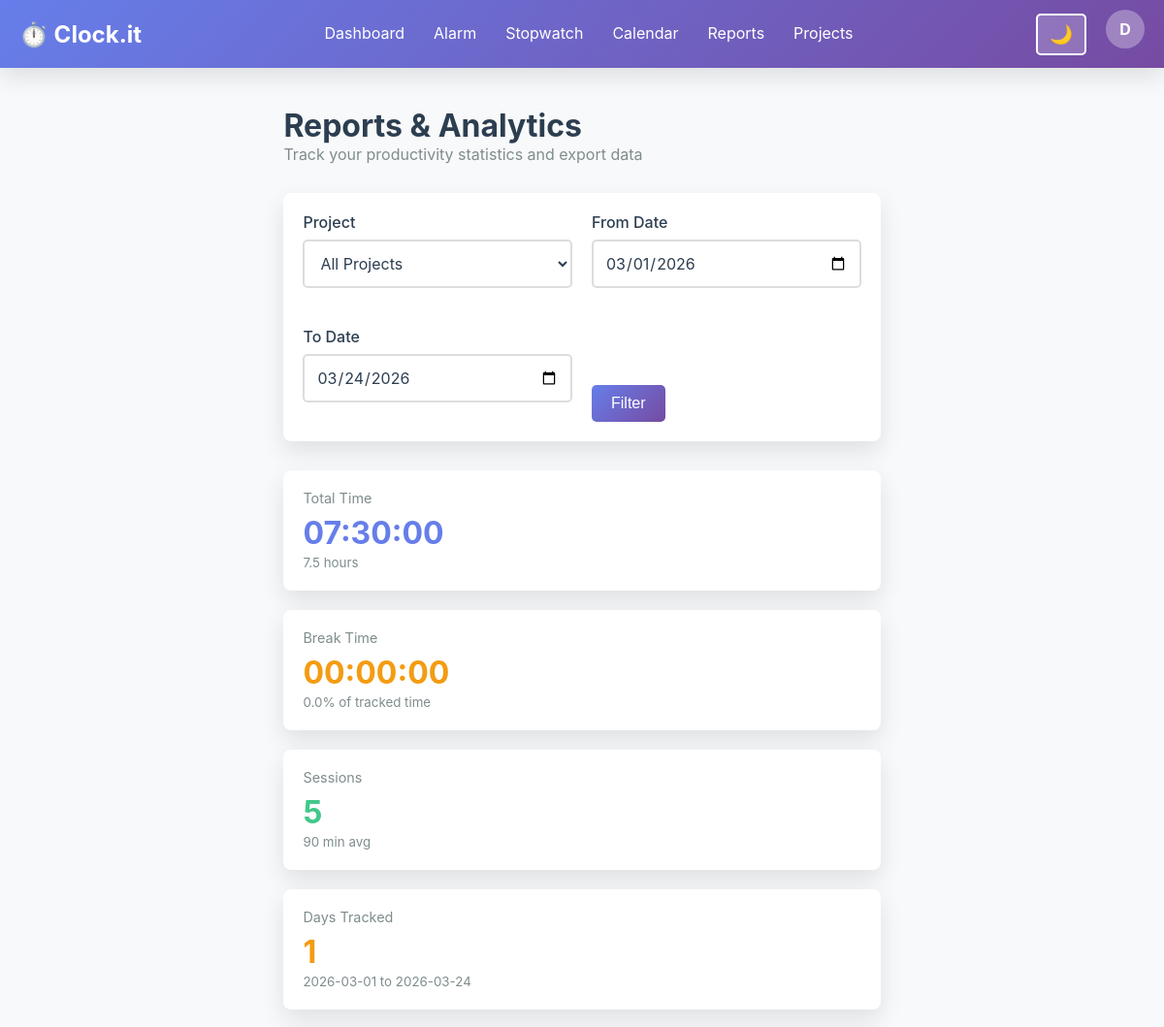
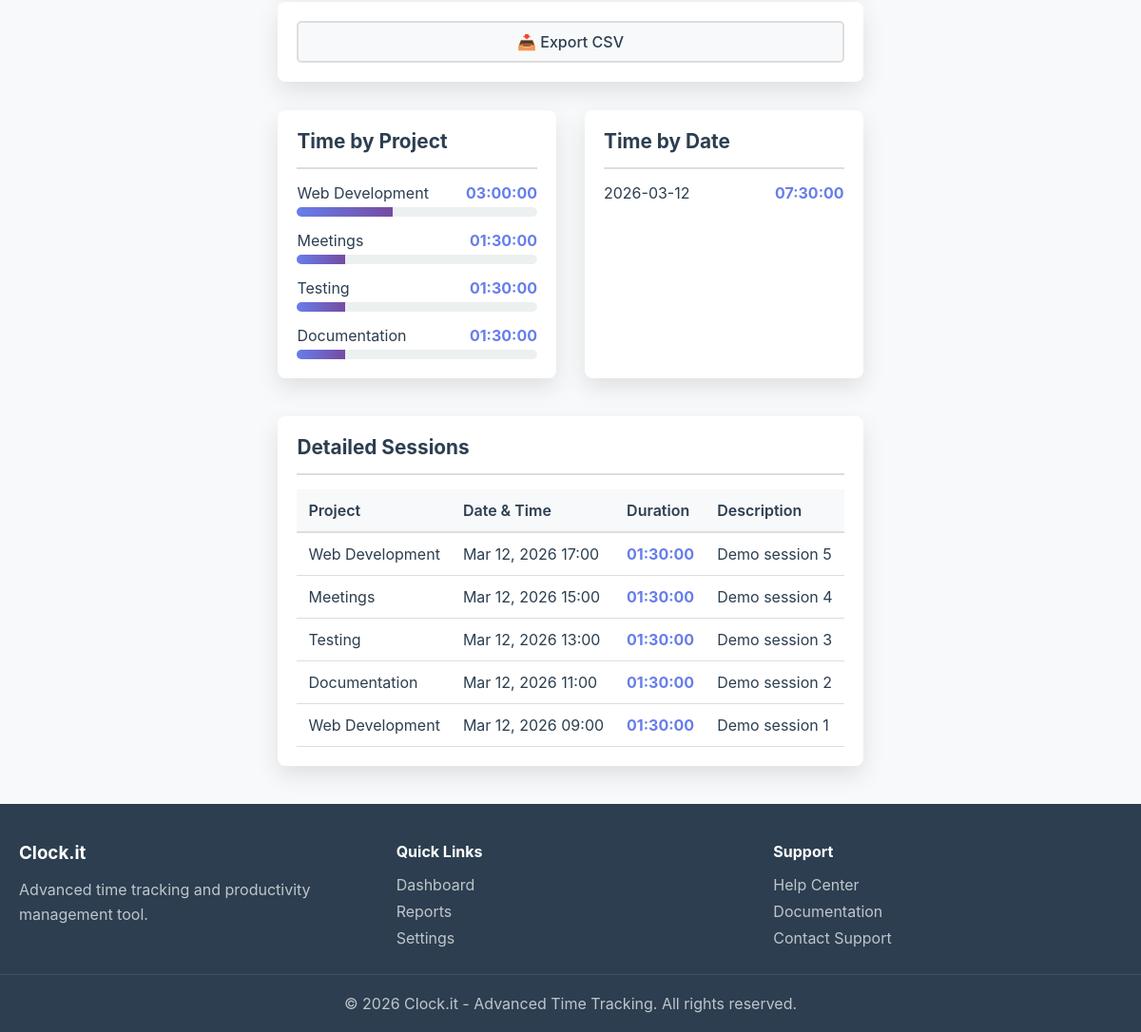
/reports.php (signed in), run on the app's committed database (2 pictures, top to bottom).
### tables this page shows
CREATE TABLE users (
                id INTEGER PRIMARY KEY AUTOINCREMENT,
                email TEXT UNIQUE NOT NULL,
                password_hash TEXT NOT NULL,
                full_name TEXT,
                created_at DATETIME DEFAULT CURRENT_TIMESTAMP,
                updated_at DATETIME DEFAULT CURRENT_TIMESTAMP,
                is_admin INTEGER DEFAULT 0,
                theme TEXT DEFAULT 'light',
                notifications_enabled INTEGER DEFAULT 1
            );

CREATE TABLE time_sessions (
                id INTEGER PRIMARY KEY AUTOINCREMENT,
                user_id INTEGER NOT NULL,
                project_id INTEGER,
                start_time DATETIME NOT NULL,
                end_time DATETIME,
                duration_seconds INTEGER,
                description TEXT,
                notes TEXT,
                created_at DATETIME DEFAULT CURRENT_TIMESTAMP,
                FOREIGN KEY(user_id) REFERENCES users(id) ON DELETE CASCADE,
                FOREIGN KEY(project_id) REFERENCES projects(id) ON DELETE SET NULL
            );

CREATE TABLE projects (
                id INTEGER PRIMARY KEY AUTOINCREMENT,
                user_id INTEGER NOT NULL,
                name TEXT NOT NULL,
                description TEXT,
                color TEXT DEFAULT '#667eea',
                is_active INTEGER DEFAULT 1,
                created_at DATETIME DEFAULT CURRENT_TIMESTAMP,
                FOREIGN KEY(user_id) REFERENCES users(id) ON DELETE CASCADE
            );

### reports.php (the view, shortened to what the rows shown need)
<?php
require_once 'config/init.php';
$user = getCurrentUser();
$userId = $_SESSION['user_id'];
$db = Database::getInstance();
$dateFrom = isset($_GET['from']) ? SecurityHelper::sanitize($_GET['from']) : date('Y-m-01');
$dateTo = isset($_GET['to']) ? SecurityHelper::sanitize($_GET['to']) : date('Y-m-d');
$where = "ts.user_id = ?";
$params = [$userId];
if ($dateFrom && $dateTo) {
    $where .= " AND DATE(ts.start_time) BETWEEN ? AND ?";
    $params[] = $dateFrom;
    $params[] = $dateTo;
}
$sessions = $db->fetchAll(
    "SELECT ts.*, p.name as project_name FROM time_sessions ts
     LEFT JOIN projects p ON ts.project_id = p.id
     WHERE $where
     ORDER BY ts.start_time DESC",
    $params
);
$sessionsByDate = [];
foreach ($sessions as $session) {
    $date = date('Y-m-d', strtotime($session['start_time']));
    if (!isset($sessionsByDate[$date])) {
        $sessionsByDate[$date] = ['count' => 0, 'duration' => 0];
    }
    $sessionsByDate[$date]['count']++;
    $sessionsByDate[$date]['duration'] += $session['duration_seconds'];
}
?>
<?php HTMLHelper::renderHeader('Reports', $user); ?>
<body class="<?php echo $user['theme'] === 'dark' ? 'dark-theme' : 'light-theme'; ?>">
    <?php HTMLHelper::renderNavigation('reports', $user); ?>
    <div class="container">
        <div style="margin-bottom: 30px;">
            <h1>Reports & Analytics</h1>
        </div>
        <div style="display: grid; grid-template-columns: 1fr 1fr; gap: 30px; margin-bottom: 40px;">
            <div class="card">
                <div class="card-body">
                    <?php if (empty($sessionsByDate)): ?>
                        <p class="text-muted" style="text-align: center; padding: 20px 0;">No data</p>
                    <?php else: ?>
                        <div style="display: flex; flex-direction: column; gap: 10px;">
                            <?php foreach (array_slice($sessionsByDate, 0, 10) as $date => $data): ?>
                                <div style="display: flex; justify-content: space-between;">
                                    <span><?php echo date('Y-m-d', strtotime($date)); ?></span>
                                    <span style="font-weight: bold; color: #667eea;">
                                        <?php echo formatDuration($data['duration']); ?>
                                    </span>
                                </div>
                            <?php endforeach; ?>
                        </div>
                    <?php endif; ?>
                </div>
            </div>
        </div>
        <div class="card">
            <div class="card-body">
                <?php if (empty($sessions)): ?>
                    <p class="text-muted" style="text-align: center; padding: 20px 0;">No sessions in this period</p>
                <?php else: ?>
                    <div style="overflow-x: auto;">
                        <table class="table">
                            <thead>
                                <tr>
                                    <th>Project</th>
                                    <th>Date & Time</th>
                                    <th>Duration</th>
                                    <th>Description</th>
                                </tr>
                            </thead>
                            <tbody>
                                <?php foreach ($sessions as $session): ?>
                                    <tr>
                                        <td><?php echo htmlspecialchars($session['project_name'] ?? 'Uncategorized'); ?></td>
                                        <td><?php echo formatDateTime($session['start_time']); ?></td>
                                        <td style="font-weight: bold; color: #667eea;">
                                            <?php echo formatDuration($session['duration_seconds']); ?>
                                        </td>
                                        <td><?php echo htmlspecialchars($session['description'] ?? '-'); ?></td>
                                    </tr>
                                <?php endforeach; ?>
                            </tbody>
                        </table>
                    </div>
                <?php endif; ?>
            </div>
        </div>
    </div>
    <?php HTMLHelper::renderFooter(); ?>
</body>
</html>

### config/html-helper.php (shortened to what the rows shown need)
<?php
class HTMLHelper {
    public static function renderHeader($title, $user = null) {
        $theme = $user && isset($user['theme']) ? $user['theme'] : 'light';
        $baseUrl = defined('BASE_URL') ? BASE_URL : '';
        echo <<<HTML
<!DOCTYPE html>
<html lang="en" data-theme="$theme" data-base-url="$baseUrl">
<head>
    <meta charset="UTF-8">
    <meta name="viewport" content="width=device-width, initial-scale=1.0">
    <meta http-equiv="X-UA-Compatible" content="IE=edge">
    <title>$title - Clock.it</title>
    <link rel="stylesheet" href="{$baseUrl}/assets/css/style.css">
    <link rel="stylesheet" href="{$baseUrl}/assets/css/responsive.css">
    <link rel="stylesheet" href="{$baseUrl}/assets/css/dark-mode.css">
</head>
<body class="$theme-theme">
HTML;
    }
    public static function renderNavigation($currentPage = '', $user = null) {
        $baseUrl = defined('BASE_URL') ? BASE_URL : '';
        $userEmail = $user ? htmlspecialchars($user['email']) : '';
        $userName = $user && $user['full_name'] ? htmlspecialchars($user['full_name']) : explode('@', $userEmail)[0];
        $userInitial = !empty($userName) ? $userName[0] : '?';
        echo <<<HTML
<nav class="navbar">
    <div class="navbar-container">
        <div class="navbar-brand">
            <a href="{$baseUrl}/dashboard.php" class="brand-logo">⏱️ Clock.it</a>
        </div>
        <ul class="navbar-menu" id="navMenu">
            <li><a href="{$baseUrl}/dashboard.php" class="nav-link $(currentPage === 'dashboard' ? 'active' : '')">Dashboard</a></li>
            <li><a href="{$baseUrl}/alarm.php" class="nav-link $(currentPage === 'alarm' ? 'active' : '')">Alarm</a></li>
            <li><a href="{$baseUrl}/stopwatch.php" class="nav-link $(currentPage === 'stopwatch' ? 'active' : '')">Stopwatch</a></li>
            <li><a href="{$baseUrl}/calendar.php" class="nav-link $(currentPage === 'calendar' ? 'active' : '')">Calendar</a></li>
            <li><a href="{$baseUrl}/reports.php" class="nav-link $(currentPage === 'reports' ? 'active' : '')">Reports</a></li>
            <li><a href="{$baseUrl}/projects.php" class="nav-link $(currentPage === 'projects' ? 'active' : '')">Projects</a></li>
HTML;
        echo <<<HTML
        </ul>
        <div class="navbar-end">
            <button id="themeToggle" class="theme-toggle" title="Toggle dark/light mode">
                <span id="themeIcon">🌙</span>
            </button>
            <div class="user-menu">
                <div class="user-avatar">$userInitial</div>
                <div class="user-dropdown">
                    <div class="user-info">
                        <div class="user-name">$userName</div>
                        <div class="user-email">$userEmail</div>
                    </div>
                    <hr>
                    <a href="{$baseUrl}/profile.php" class="dropdown-item">👤 Profile</a>
                    <a href="{$baseUrl}/settings.php" class="dropdown-item">⚙️ Settings</a>
                    <hr>
                    <a href="{$baseUrl}/logout.php" class="dropdown-item logout">🚪 Logout</a>
                </div>
            </div>
        </div>
        <button id="menuToggle" class="menu-toggle">☰</button>
    </div>
</nav>
HTML;
    }
    public static function renderFooter() {
        $year = date('Y');
        $baseUrl = defined('BASE_URL') ? BASE_URL : '';
        echo <<<HTML
<footer class="footer">
    <div class="footer-container">
        <div class="footer-section">
            <h3>Clock.it</h3>
            <p>Advanced time tracking and productivity management tool.</p>
        </div>
        <div class="footer-section">
            <h4>Quick Links</h4>
            <ul>
                <li><a href="{$baseUrl}/dashboard.php">Dashboard</a></li>
                <li><a href="{$baseUrl}/reports.php">Reports</a></li>
                <li><a href="{$baseUrl}/settings.php">Settings</a></li>
            </ul>
        </div>
        <div class="footer-section">
            <h4>Support</h4>
            <ul>
                <li><a href="{$baseUrl}/help.php">Help Center</a></li>
                <li><a href="{$baseUrl}/docs.php">Documentation</a></li>
                <li><a href="mailto:support@clock-it.local">Contact Support</a></li>
            </ul>
        </div>
    </div>
    <div class="footer-bottom">
        <p>&copy; $year Clock.it - Advanced Time Tracking. All rights reserved.</p>
    </div>
</footer>
<script>
    window.APP_BASE_URL = window.APP_BASE_URL || document.documentElement.dataset.baseUrl || '';
</script>
<script src="{$baseUrl}/assets/js/main.js"></script>
<script src="{$baseUrl}/assets/js/theme.js"></script>
</body>
</html>
HTML;
    }
}
?>

### data on the page
users: full_name "D"
time_sessions: start_time "2026-03-12", duration "07:30:00", project.name "Web Development", start_time "Mar 12, 2026 09:00", duration_seconds "01:30:00", description "Demo session 1"
time_sessions: project.name "Web Development", start_time "Mar 12, 2026 17:00", duration_seconds "01:30:00", description "Demo session 5"
time_sessions: project.name "Meetings", start_time "Mar 12, 2026 15:00", duration_seconds "01:30:00", description "Demo session 4"
time_sessions: project.name "Testing", start_time "Mar 12, 2026 13:00", duration_seconds "01:30:00", description "Demo session 3"
time_sessions: project.name "Documentation", start_time "Mar 12, 2026 11:00", duration_seconds "01:30:00", description "Demo session 2"

### other printed values
formatDuration($totalDuration) "07:30:00"
$totalDuration / 3600 "7.5"
formatDuration($breakTotal) "00:00:00"
$breakPercent "0.0"
count($sessions) "5"
$totalDuration / max(count($sessions), 1) / 60 "90"
count($sessionsByDate) "1"
$dateFrom "2026-03-01"
$dateTo "2026-03-24"
$project "Web Development"
formatDuration($data['duration']) "03:00:00"
$project "Meetings"
formatDuration($data['duration']) "01:30:00"
$project "Testing"
$project "Documentation"
